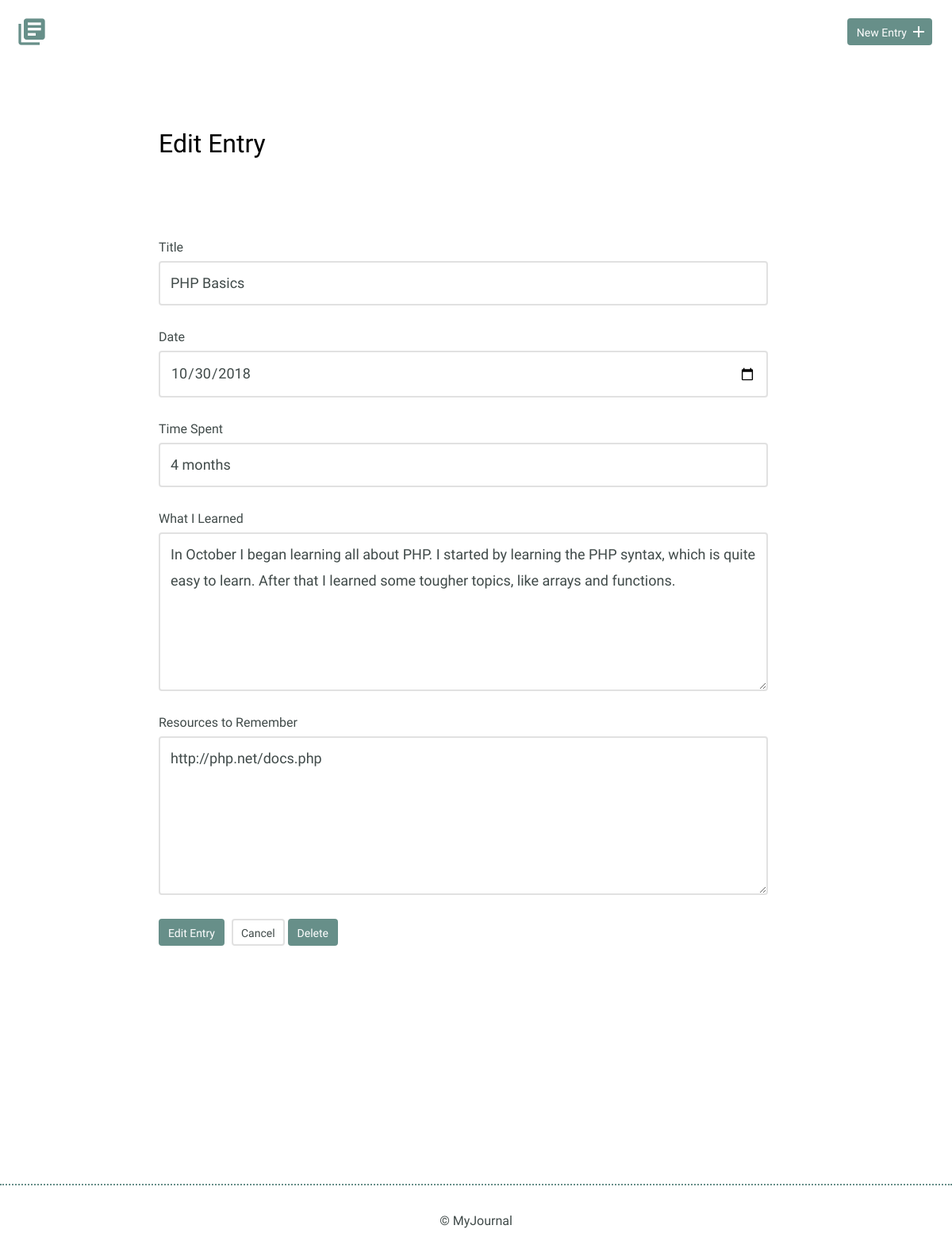
/edit.php?id=10, run on the app's committed database.
### tables this page shows
CREATE TABLE "entries" (
	`id`	INTEGER,
	`title`	TEXT,
	`date`	TEXT,
	`time_spent`	INTEGER,
	`learned`	BLOB,
	`resources`	BLOB,
	PRIMARY KEY(`id`)
);

### edit.php (the view, shortened to what this page needs)
<?php
if(isset($_GET['id'])) {
    $id = filter_input(INPUT_GET,'id',FILTER_SANITIZE_NUMBER_INT);
    $entry = get_entry($id);
}
function get_entry($id){
include("inc/connection.php");
$sql = 'SELECT * FROM entries WHERE id = ?';
    try {
        $results = $db->prepare($sql);
        $results->bindParam(1, $id, PDO::PARAM_INT);
        $results->execute();
    } catch (Exception $e) {
        echo "Error!: " . $e->getMessage() . "</br>";
        return false;
    }
    return $results->fetch();
  }
include("inc/header.php");
?>
<section>
    <div class="container">
        <div class="edit-entry">
            <h2>Edit Entry</h2>
            <form class="edit-entry" method="post" action="edit.php">
                <label for="title"> Title</label>
                <input id="title" type="text" name="title" value="<?php if(isset($entry['title'])) { echo $entry['title'];}?>"><br>
                <label for="date">Date</label>
                <input id="date" type="date" name="date" value="<?php if(isset($entry['date'])) { echo $entry['date'];}?>"><br>
                <label for="time-spent"> Time Spent</label>
                <input id="time-spent" type="text" name="timeSpent" value="<?php if(isset($entry['time_spent'])) { echo $entry['time_spent'];}?>"><br>
                <label for="what-i-learned">What I Learned</label>
                <textarea id="what-i-learned" rows="5" name="whatILearned"><?php if(isset($entry['learned'])) { echo $entry['learned'];}?></textarea>
                <label for="resources-to-remember">Resources to Remember</label>
                <textarea id="resources-to-remember" rows="5" name="ResourcesToRemember"><?php if(isset($entry['resources'])) { echo $entry['resources'];}?></textarea>
                <input type="submit" value="Edit Entry" class="button" name="edit">
                <a href="index.php" class="button button-secondary">Cancel</a>
                <input type="submit" class="button" value="Delete">
            </form>
        </div>
    </div>
</section>
<?php include("inc/footer.php"); ?>

### css/site.css (style rules this page uses)
body { font-size: 16px; color: #404a49; font-family: 'Cousine', serif; font-weight: 400; }
.container { margin: 0 auto; padding: 0 25px; }
.button { padding: 8px 10px 6px 10px; background: #678f89; border: 2px solid #678f89; border-radius: 4px; text-decoration: none; color: #FFF; position: relative; text-align: center; font-size: 14px; }
.button.button-secondary { background: #FFF; border: 2px solid #e1e1e1; color: #404a49; }
h1, h2, h3 { margin: 0; font-weight: 400; line-height: 1em; color: #000; }
h2 { font-size: 32px; }
.entry-list, .edit-entry, .new-entry { max-width: 800px; margin: 0 auto; padding: 70px 0 150px 0; }
.edit-entry h2, .new-entry h2 { margin-bottom: 35px; }
form label { display: block; margin-bottom: 8px; }
form input[type=text], form input[type=password], form input[type=date], form textarea { border: 2px solid #e1e1e1; font-size: 18px; line-height: 1.8em; padding:10px 13px; margin-bottom: 30px; border-radius: 4px; width: calc(100% - 32px); }
.edit-entry form textarea, .new-entry form textarea { min-height: 200px; }
input[type=submit] { margin-right: 5px; }

### data on the page
entries: title "PHP Basics", date "10/30/2018", timeSpent "4 months", whatILearned "In October I began learning all about PHP. I started by learning the PHP syntax, which is quite easy to learn. After that I learned some tougher topics, like arrays and functions.", ResourcesToRemember "http://php.net/docs.php"
